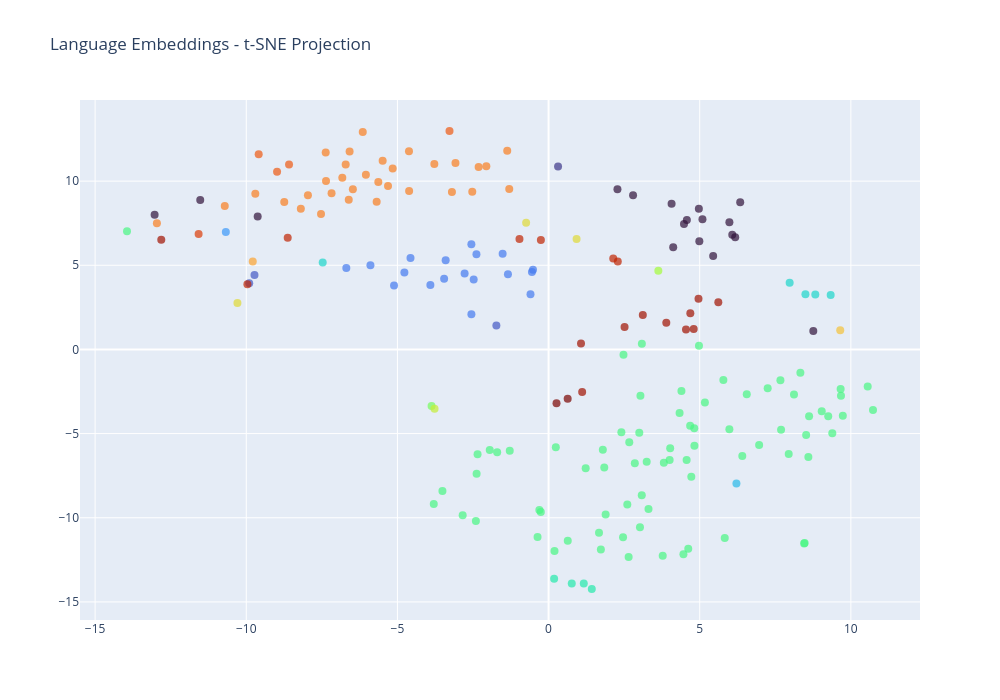
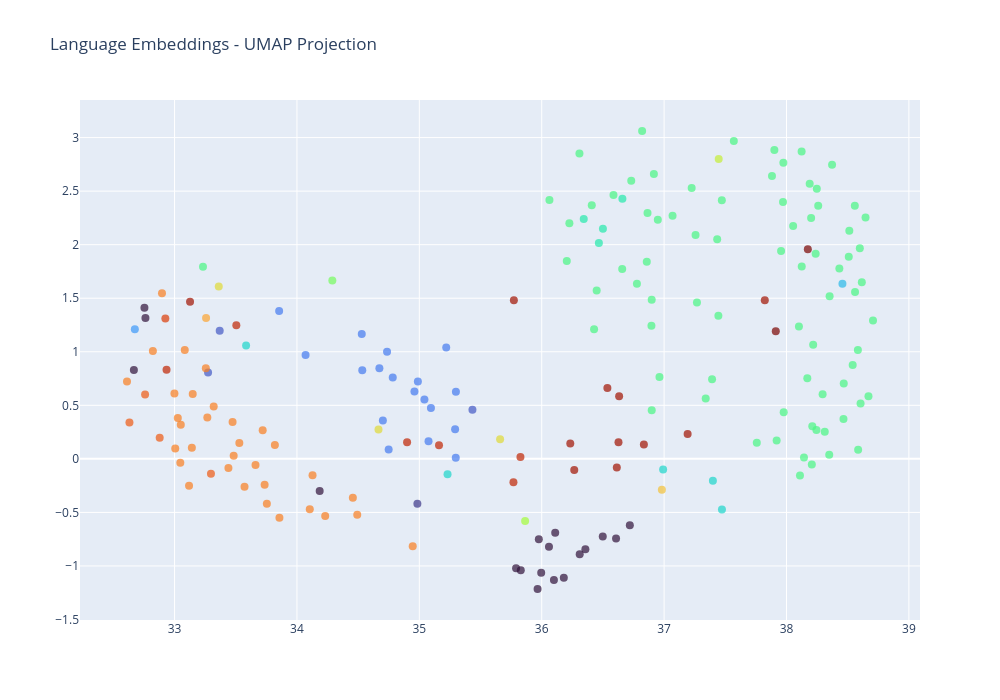

These figures' notebook cell, in order:
### Markdown cell above
## Part 3: Dimensionality Reduction & Visualization
Compute t-SNE and UMAP projections for visualization.

### Code cell
# --- t-SNE ---
print("Computing t-SNE...")
tsne = TSNE(n_components=2, random_state=42, perplexity=30)
X_tsne = tsne.fit_transform(X)
metadata["TSNE1"] = X_tsne[:, 0]
metadata["TSNE2"] = X_tsne[:, 1]

# --- UMAP ---
print("Computing UMAP...")
try:
    import umap
    reducer = umap.UMAP(n_components=2, random_state=42, n_neighbors=15, min_dist=0.1)
    X_umap = reducer.fit_transform(X)
    metadata["UMAP1"] = X_umap[:, 0]
    metadata["UMAP2"] = X_umap[:, 1]
except ImportError:
    print("UMAP not found. Installing umap-learn...")
    # !pip install umap-learn
    # import umap
    # reducer = umap.UMAP(n_components=2, random_state=42, n_neighbors=15, min_dist=0.1)
    # X_umap = reducer.fit_transform(X)
    # metadata["UMAP1"] = X_umap[:, 0]
    # metadata["UMAP2"] = X_umap[:, 1]
    print("Skipping UMAP for now (install manually if needed).")
    metadata["UMAP1"] = 0.0
    metadata["UMAP2"] = 0.0
except Exception as e:
    print(f"UMAP failed: {e}")
    metadata["UMAP1"] = 0.0
    metadata["UMAP2"] = 0.0

def create_hover_template(projection_name="TSNE"):
    return "<b>%{hovertext}</b><br>" + \
           f"{projection_name}1: %{{customdata[0]:.3f}}<br>" + \
           f"{projection_name}2: %{{customdata[1]:.3f}}<br>" + \
           "Family: %{customdata[2]}<br>" + \
           "Resource: %{customdata[3]}<br>" + \
           "<extra></extra>"

def plot_projection(projection_name, x_col, y_col):
    fig = go.Figure()
    fig.add_trace(go.Scatter(
        x=metadata[x_col],
        y=metadata[y_col],
        mode='markers',
        marker=dict(
            size=8,
            color=metadata["family"].astype('category').cat.codes,
            colorscale='Turbo',
            opacity=0.7,
            showscale=False
        ),
        text=metadata["name"],
        customdata=metadata[[x_col, y_col, "family", "resource_category"]],
        hovertemplate=create_hover_template(projection_name),
        name='Languages'
    ))
    fig.update_layout(
        title=f"Language Embeddings - {projection_name} Projection",
        width=1000,
        height=700,
        hoverlabel=dict(bgcolor="white", font_size=12)
    )
    fig.show()

plot_projection("t-SNE", "TSNE1", "TSNE2")
if "UMAP1" in metadata.columns and metadata["UMAP1"].sum() != 0:
    plot_projection("UMAP", "UMAP1", "UMAP2")

### Figure 1 — Plotly figure (JSON) as saved in the notebook; plotly's stock layout.template omitted (floating-point values rounded to 4 significant figures; data arrays with more than 128 entries replaced by an {"elided": "..."} marker saying what was removed)
{"data": [{"customdata": {"elided": "191x4 mixed values"}, "hovertemplate": "<b>%{hovertext}</b><br>t-SNE1: %{customdata[0]:.3f}<br>t-SNE2: %{customdata[1]:.3f}<br>Family: %{customdata[2]}<br>Resource: %{customdata[3]}<br><extra></extra>", "marker": {"color": {"elided": "191 int values"}, "colorscale": [[0, "#30123b"], [0.07143, "#4145ab"], [0.1429, "#4675ed"], [0.2143, "#39a2fc"], [0.2857, "#1bcfd4"], [0.3571, "#24eca6"], [0.4286, "#61fc6c"], [0.5, "#a4fc3b"], [0.5714, "#d1e834"], [0.6429, "#f3c63a"], [0.7143, "#fe9b2d"], [0.7857, "#f36315"], [0.8571, "#d93806"], [0.9286, "#b11901"], [1, "#7a0402"]], "opacity": 0.7, "showscale": false, "size": 8}, "mode": "markers", "name": "Languages", "text": {"elided": "191 str values"}, "type": "scatter", "x": {"elided": "191 float values"}, "y": {"elided": "191 float values"}}], "layout": {"height": 700, "hoverlabel": {"bgcolor": "white", "font": {"size": 12}}, "title": {"text": "Language Embeddings - t-SNE Projection"}, "width": 1000}}

### Figure 2 — Plotly figure (JSON) as saved in the notebook; plotly's stock layout.template omitted (floating-point values rounded to 4 significant figures; data arrays with more than 128 entries replaced by an {"elided": "..."} marker saying what was removed)
{"data": [{"customdata": {"elided": "191x4 mixed values"}, "hovertemplate": "<b>%{hovertext}</b><br>UMAP1: %{customdata[0]:.3f}<br>UMAP2: %{customdata[1]:.3f}<br>Family: %{customdata[2]}<br>Resource: %{customdata[3]}<br><extra></extra>", "marker": {"color": {"elided": "191 int values"}, "colorscale": [[0, "#30123b"], [0.07143, "#4145ab"], [0.1429, "#4675ed"], [0.2143, "#39a2fc"], [0.2857, "#1bcfd4"], [0.3571, "#24eca6"], [0.4286, "#61fc6c"], [0.5, "#a4fc3b"], [0.5714, "#d1e834"], [0.6429, "#f3c63a"], [0.7143, "#fe9b2d"], [0.7857, "#f36315"], [0.8571, "#d93806"], [0.9286, "#b11901"], [1, "#7a0402"]], "opacity": 0.7, "showscale": false, "size": 8}, "mode": "markers", "name": "Languages", "text": {"elided": "191 str values"}, "type": "scatter", "x": {"elided": "191 float values"}, "y": {"elided": "191 float values"}}], "layout": {"height": 700, "hoverlabel": {"bgcolor": "white", "font": {"size": 12}}, "title": {"text": "Language Embeddings - UMAP Projection"}, "width": 1000}}
